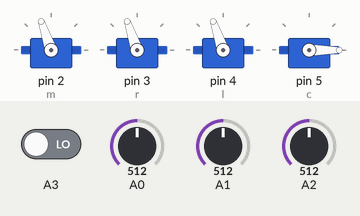
This sketch was run on a simulated Arduino Uno, built with avr-gcc and run on an emulated ATmega328P. Parts: 4 × servo. Inputs (shaded band) come from the test bench; at power-on: A3 LOW, A0 = 512, A1 = 512, A2 = 512. What the sketch prints to the serial monitor is not drawn.

Above: at 1.28 s.
1.3 s: A3 driven HIGH
At 1.42 s:
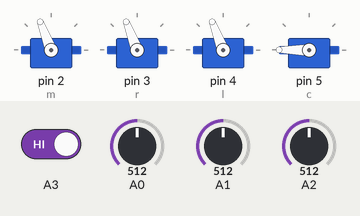
At 2.27 s:
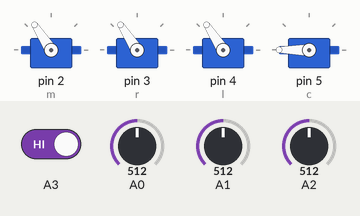
4.3 s: A0 set to 716
7.3 s: A1 set to 444
8.8 s: A1 set to 415
At 8.87 s:
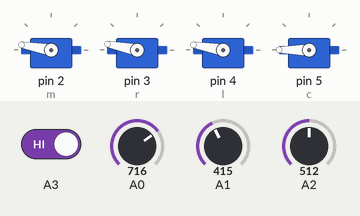
11.8 s: A2 set to 437
14.8 s: A2 set to 415
At 14.82 s:
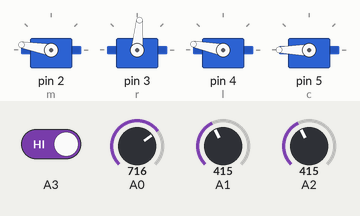
Timing chart, 0 to 21.0 s (numbered marks = the images above; inputs shaded):
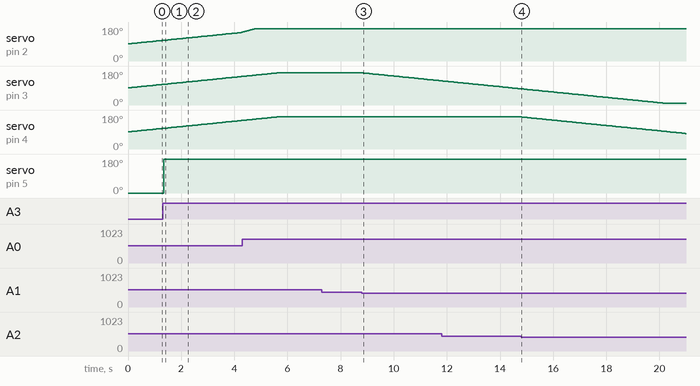

The sketch:

RobotArm2Class.ino
```cpp
#include <Servo.h>
#include "robot.h"
//def de pins de commande des servos
int m = 2;  //middle
int r = 3;  //right
int l = 4;  //left
int c = 5;  //claw
int tempsRebond = 10;
int temps;
//def des pins de lecture analogique des servos
unsigned long mid = A0;
unsigned long ri = A1;
unsigned long le = A2;
unsigned long cla = A3;

//def angles initiaux
int angleMid = 90;
int angleRight = 90;
int angleLeft = 90;
int angleClaw = 90;

//def servos
Servo middle, right, left, claw;


Cervo MID, RIGHT, LEFT;

Pince CLAW;

void setup() {
  Serial.begin(9600);
  temps = millis() - tempsRebond;

  middle.attach(m);
  right.attach(r);
  left.attach(l);
  claw.attach(c);

  middle.write(angleMid);
  right.write(angleRight);
  left.write(angleLeft);
  claw.write(angleClaw);

  MID.init(m, mid, angleMid);
  MID.bornes(10, 170);
  MID.vitesse(5);

  RIGHT.init(r, ri, angleRight);
  RIGHT.bornes(10, 170);
  RIGHT.vitesse(5);

  LEFT.init(l, le, angleLeft);
  LEFT.bornes(10, 170);
  LEFT.vitesse(5);

  CLAW.init(180, 0, cla, temps, tempsRebond);
}

void loop() {
  int delai = 70; //Delai modifiable ici

  MID.pilotage();
  angleMid = MID.getAngle();
  RIGHT.pilotage();
  angleRight = RIGHT.getAngle();
  LEFT.pilotage();
  angleLeft = LEFT.getAngle();

  CLAW.pilotagePince();
  angleClaw = CLAW.getAngle();

  int A,B;
  A,B = CLAW.getEtats();

  Serial.println(A,B);
  ecritureAngles(angleMid, angleClaw, angleRight, angleLeft);
  delay(delai);
}

void ecritureAngles(int angleMid, int angleClaw, int angleRight, int angleLeft) {
  middle.write(angleMid);
  claw.write(angleClaw);
  right.write(angleRight);
  left.write(angleLeft);
}
```

robot.cpp
```cpp
#include "robot.h"
#include <Arduino.h>

void Cervo::init(int pin0, unsigned long analogPin0, int angle0) {
  pin = pin0;
  analogPin = analogPin0;
  angle = angle0;

}
void Cervo::bornes(int angleMin0, int angleMax0) {
  angleMin = angleMin0;
  angleMax = angleMax0;
}
void Cervo::vitesse(int vitesseMax0) {
  vitesseMax = vitesseMax0;
}
int Cervo::getAngle() {
  return angle;
}
int Cervo::getDangle() {
  return dAngle;
}
void Cervo::pilotage() {
  dAngle = map(analogRead(analogPin), 0, 1023, -vitesseMax, vitesseMax + 2);
  dAngle = constrain(dAngle, -vitesseMax, vitesseMax);
  angle = angle + dAngle;
  angle = constrain(angle, angleMin, angleMax);
}

void Pince::init(int angleMax0, int angleMin0, unsigned long analogPin0, unsigned long temps0, unsigned long tempsRebond0) {
  analogPin = analogPin0;
  angleMax = angleMax0;
  angleMin = angleMin0;
  temps = temps0;
  tempsRebond = tempsRebond0;
}
int Pince::getEtats(){
  return etatA,etatB;
}
void Pince::pilotagePince() {
  etatB = etatA;
  etatA = digitalRead(analogPin);
  if (!etatB && etatA && millis() - temps >= tempsRebond) {
    ouvert = !ouvert;
  }
  if (ouvert == 1) {
    angle = angleMax;
  }
  else {
    angle = angleMin;
  }
}
int Pince::getAngle() {
  return angle;
}
```

robot.h
```cpp
#ifndef ROBOT_H
#define ROBOT_H

class Cervo {
  public: //methodes
    void init(int pin0, unsigned long analogPin0, int angle0);
    void bornes(int angleMin0, int angleMax0);
    void vitesse(int vitesseMax0);
    int getAngle();
    int getDangle();
    void pilotage();

  private://attributs
    int pin;
    unsigned long analogPin;
    int angle;
    int dAngle = 0;
    int angleMax;
    int angleMin;
    int vitesseMax;
};

class Pince {
  public:
    void init(int angleMax0, int angleMin0, unsigned long analogPin0, unsigned long temps0, unsigned long tempsRebond0);
    void pilotagePince();
    int getAngle();
    int getEtats();
  private:
    int etatA = 0;
    int etatB = 0;
    int ouvert = 0;
    int angleMax;
    int angleMin;
    int angle = 80;
    unsigned long analogPin;
    unsigned long temps;
    unsigned long tempsRebond;
};
#endif
```

Measured:
- the behaviour switches between 427 and 426 on A1 (found by bisection; images 2 and 3)
- the behaviour switches between 427 and 426 on A2 (found by bisection; images 3 and 4)
- after the input at 1.3 s, servo on pin 5 (c): 0° → 180° after 0.05 s
- after the input at 7.3 s, every drawn part: stays the same
- after the input at 8.8 s, servo on pin 3 (r): moves from 170° to 128° over 2.9 s, starting after 0.06 s
- after the input at 14.8 s, servo on pin 4 (l): moves from 170° to 82° over 6.2 s, starting at once
